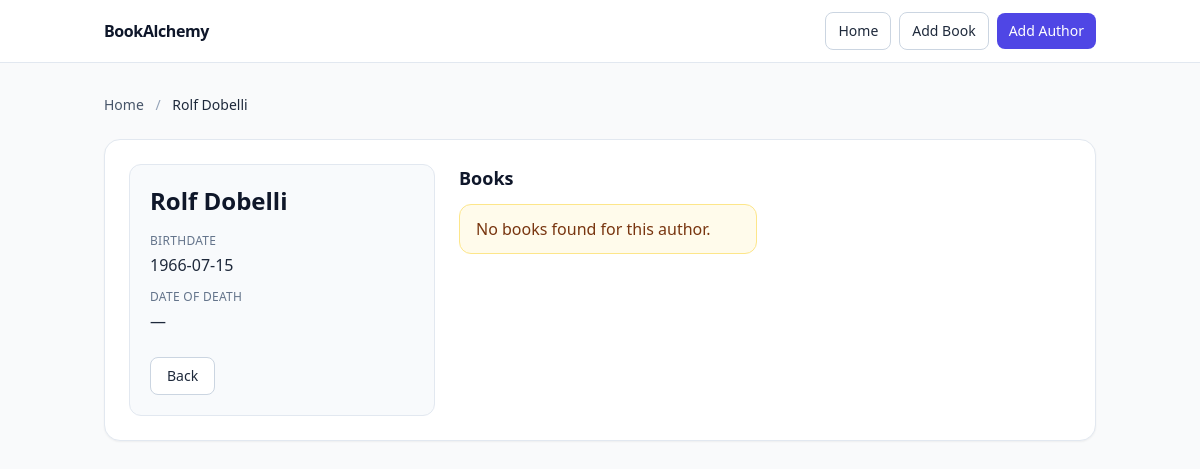
The page /author/6 on the database its author committed.
### data_models.py (models this page shows, shortened)
class Author(db.Model):
    __tablename__ = 'authors'
    id: Mapped[int] = mapped_column(Integer, primary_key=True, autoincrement=True)
    name: Mapped[str] = mapped_column(String)
    birth_date: Mapped[DateTime] = mapped_column(DateTime)
    date_of_death: Mapped[DateTime] = mapped_column(DateTime, nullable=True)
    books: Mapped[List['Book']] = relationship(back_populates="author")

### app.py (the view)
@app.route('/author/<int:author_id>')
def author_detail(author_id: int):
    author = db.one_or_404(
        db.select(Author).filter(Author.id == author_id)
    )
    return render_template("author_detail.html", author=author)

### templates/author_detail.html (shortened to what this page needs)
<!DOCTYPE html>
<html lang="en">
  <head>
    <script src="https://cdn.tailwindcss.com"></script>
  </head>
  <body class="min-h-screen bg-gray-50 text-slate-800">
    <header class="bg-white/90 backdrop-blur border-b border-slate-200 sticky top-0 z-40">
      <div class="max-w-5xl mx-auto px-4 py-3 flex items-center justify-between">
        <a href="{{ url_for('home') }}" class="font-semibold tracking-tight text-slate-900">BookAlchemy</a>
        <nav class="flex items-center gap-2">
          <a href="{{ url_for('home') }}" class="inline-flex items-center rounded-lg border border-slate-300 bg-white px-3 py-2 text-sm hover:bg-slate-50">Home</a>
          <a href="{{ url_for('add_book') }}" class="inline-flex items-center rounded-lg border border-slate-300 bg-white px-3 py-2 text-sm hover:bg-slate-50">Add Book</a>
          <a href="{{ url_for('add_author') }}" class="inline-flex items-center rounded-lg bg-indigo-600 px-3 py-2 text-sm font-medium text-white hover:bg-indigo-700">Add Author</a>
        </nav>
      </div>
    </header>
    <main class="max-w-5xl mx-auto px-4 py-8">
      <nav class="mb-6 text-sm text-slate-600">
        <a href="{{ url_for('home') }}" class="hover:underline">Home</a>
        <span class="mx-2 text-slate-400">/</span>
        <span class="font-medium text-slate-800">{{ author.name }}</span>
      </nav>
      <section class="rounded-2xl border border-slate-200 bg-white shadow-sm p-6">
        <div class="flex flex-col gap-6 lg:flex-row lg:items-start">
          <div class="w-full lg:w-1/3">
            <div class="rounded-xl border border-slate-200 bg-slate-50 p-5">
              <h1 class="text-2xl font-semibold text-slate-900">{{ author.name }}</h1>
              <dl class="mt-4 space-y-3">
                <div>
                  <dt class="text-xs uppercase tracking-wide text-slate-500">Birthdate</dt>
                  <dd class="mt-1 text-slate-800">
                    {{ author.birth_date.strftime('%Y-%m-%d') if author.birth_date else '—' }}
                  </dd>
                </div>
                <div>
                  <dt class="text-xs uppercase tracking-wide text-slate-500">Date of Death</dt>
                  <dd class="mt-1 text-slate-800">
                    {{ author.date_of_death.strftime('%Y-%m-%d') if author.date_of_death else '—' }}
                  </dd>
                </div>
              </dl>
              <div class="mt-6">
                <a href="{{ url_for('home') }}" class="inline-flex items-center rounded-lg border border-slate-300 bg-white px-4 py-2 text-sm hover:bg-slate-50">Back</a>
              </div>
            </div>
          </div>
          <div class="w-full lg:w-2/3">
            <h2 class="text-lg font-semibold text-slate-900">Books</h2>
            <div class="mt-3 grid gap-4 sm:grid-cols-2">
              {% if author.books %}
                {% for book in author.books %}
                  <article class="rounded-xl border border-slate-200 bg-white shadow-sm overflow-hidden">
                    <div class="aspect-[3/4] bg-slate-100">
                      <img
                        src="https://covers.openlibrary.org/b/isbn/{{book.isbn}}-M.jpg?default=false"
                        alt="Book Cover of {{book.title}}"
                        class="h-full w-full object-cover"
                        onerror="this.style.display='none'; this.parentElement.classList.add('flex','items-center','justify-center'); this.parentElement.innerHTML='<div class=&quot;text-slate-400 text-sm&quot;>No cover</div>';"
                      />
                    </div>
                    <div class="p-4">
                      <h3 class="text-base font-semibold leading-snug text-slate-900 line-clamp-2">
                        <a href="{{ url_for('book_detail', book_id=book.id) }}" class="hover:underline">{{ book.title }}</a>
                      </h3>
                      <p class="mt-1 text-sm text-slate-600">
                        {{ book.publication_year.strftime('%Y-%m-%d') if book.publication_year else '—' }}
                      </p>
                    </div>
                  </article>
                {% endfor %}
              {% else %}
                <div class="rounded-xl border border-amber-200 bg-amber-50 px-4 py-3 text-amber-900">
                  No books found for this author.
                </div>
              {% endif %}
            </div>
          </div>
        </div>
      </section>
    </main>
  </body>
</html>

### rows shown on the page
Author: name "Rolf Dobelli", birth_date "1966-07-15", date_of_death "—"
